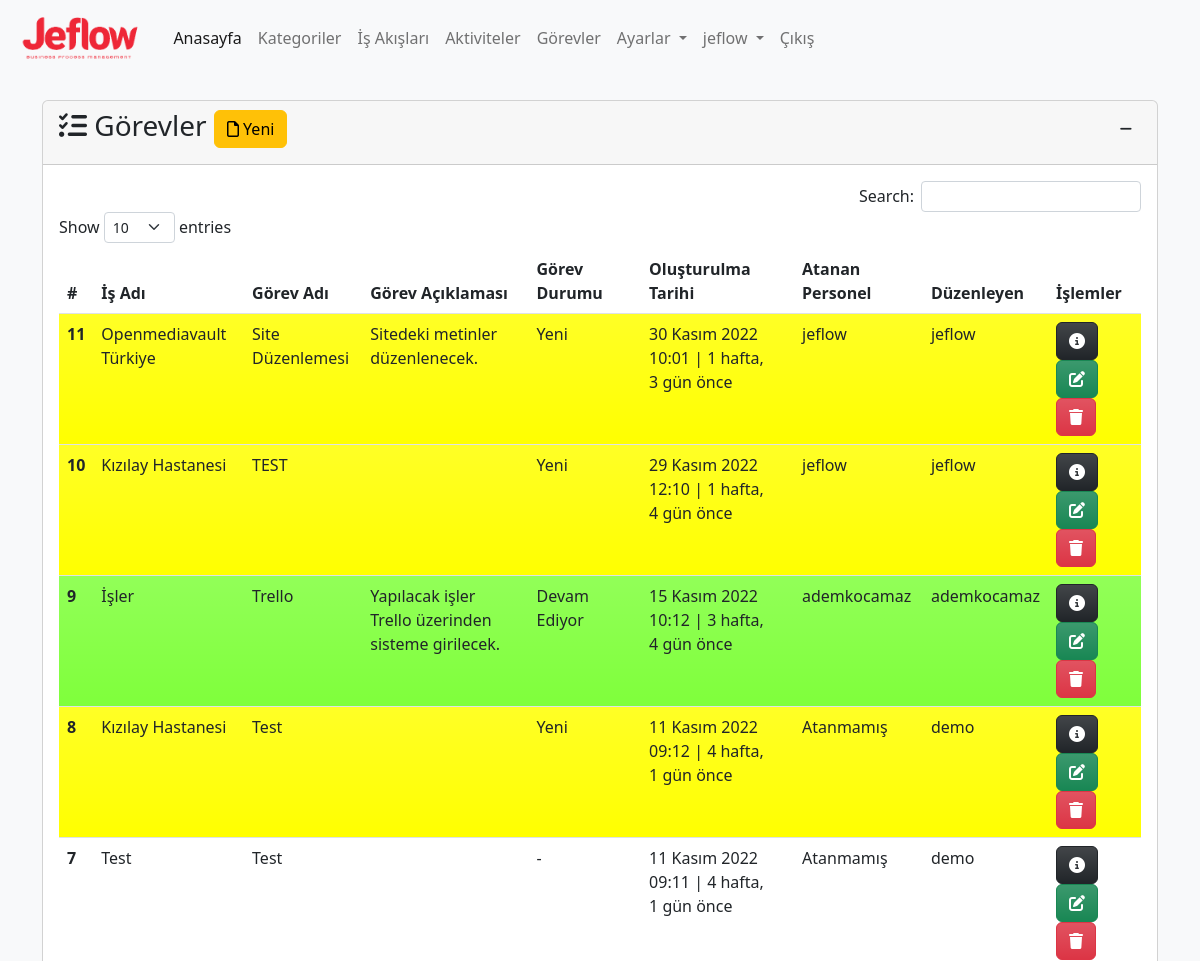
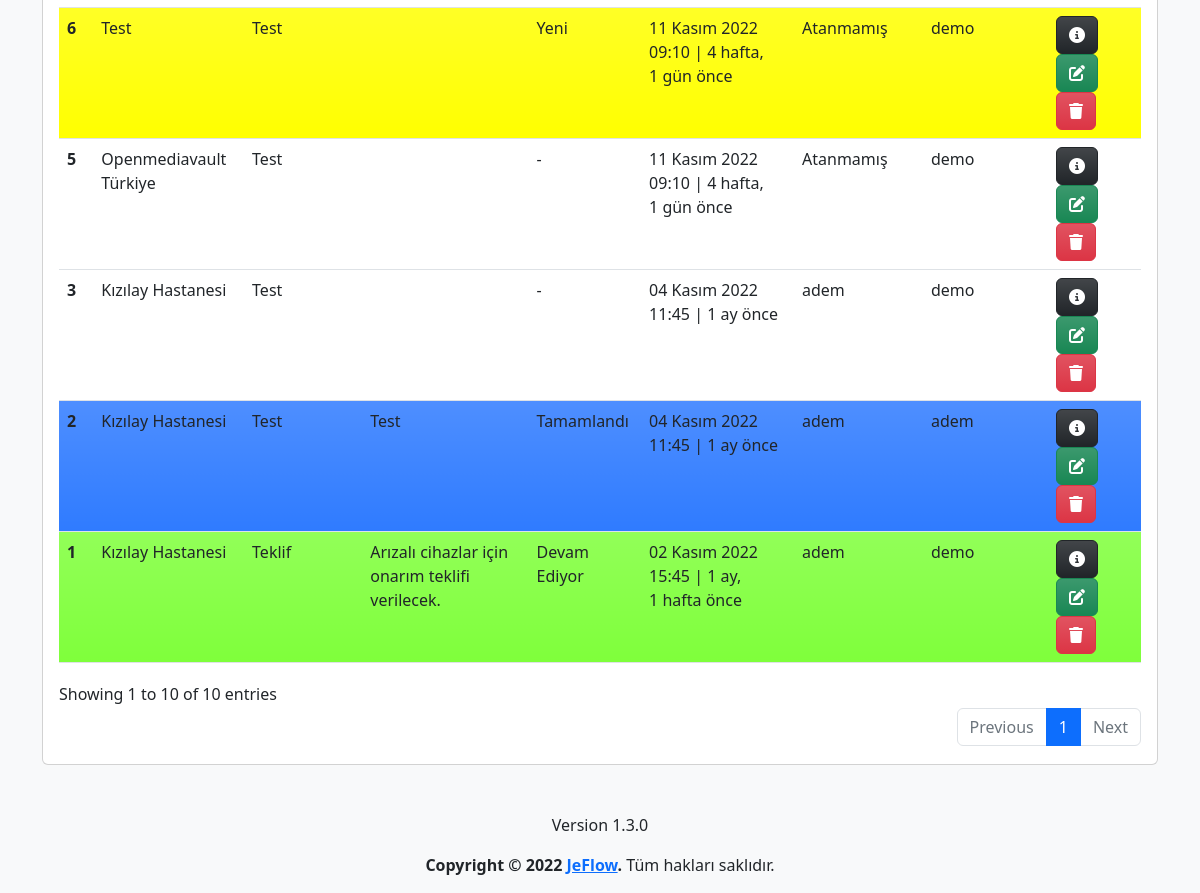
Screenshot of /task/ (signed in) with the database file from the repository (2 pictures, top to bottom).
### app/models.py (models this page shows, shortened)
class Task(models.Model):
    process=models.ForeignKey(Process,on_delete=models.CASCADE,verbose_name='İş Adı')
    name=models.CharField(max_length=500,verbose_name='Görev Adı')
    description=models.TextField(verbose_name='Görev Açıklaması', blank=True, null=True)
    state=models.ForeignKey(State, on_delete=models.SET_NULL,verbose_name='Durum', blank=True, null=True)
    assigned_user=models.ForeignKey(User,on_delete=models.SET_NULL,related_name='assigned_user',verbose_name='Atanan Personel', blank=True, null=True)
    file=models.FileField(upload_to='task_files/%Y/%m/%d/', verbose_name='Dosya', blank=True, null=True)
    created_date=models.DateTimeField(auto_now_add=True, verbose_name='Oluşturulma Tarihi')
    user=models.ForeignKey(User,on_delete=models.CASCADE,verbose_name='Kullanıcı', blank=True, null=True)
    class Meta:
        verbose_name='Görev'
        verbose_name_plural='Görevler'

class Process(models.Model):
    category=models.ForeignKey(Category,on_delete=models.CASCADE,verbose_name='Kategori')
    name=models.CharField(max_length=500,verbose_name='İş Akış Adı')
    description=models.TextField(verbose_name='İş Akış Açıklaması', blank=True, null=True)
    state=models.ForeignKey(State, on_delete=models.SET_NULL,verbose_name='Durum', blank=True, null=True)
    file=models.FileField(upload_to='process_files/%Y/%m/%d/', verbose_name='Dosya', blank=True, null=True)
    created_date=models.DateTimeField(auto_now_add=True, verbose_name='Oluşturulma Tarihi')
    user=models.ForeignKey(User,on_delete=models.CASCADE,verbose_name='Kullanıcı', blank=True, null=True)
    def __str__(self):
        return self.name # + ' - ' + self.created_date.strftime("%d.%m.%Y, %H:%M:%S")
    class Meta:
        verbose_name='İş Akışı'
        verbose_name_plural='İş Akışları'

class State(models.Model):
    name=models.CharField(max_length=100,verbose_name='Durum')
    description=models.TextField(verbose_name='Açıklama', blank=True, null=True)
    color=ColorField(default='#FFFFFF',verbose_name='Renk')
    created_date=models.DateTimeField(auto_now_add=True, verbose_name='Oluşturulma Tarihi', blank=True, null=True)
    user=models.ForeignKey(User,on_delete=models.PROTECT,verbose_name='Kullanıcı', blank=True, null=True)
    def __str__(self):
        return self.name
    class Meta:
        verbose_name='Durum'
        verbose_name_plural='Durumlar'

### app/views.py (the view, shortened to what this page needs)
# urls.py: path('task/', views.task, name='task'),
@login_required(login_url='/user/login/')
def task(request):
    state=get_object_or_404(State,name='Yeni')
    task_form=TaskForm(initial={'state':state})
    tasks = Task.objects.order_by('-created_date')
    context = {
        'task_form':task_form,
        'tasks': tasks
    }
    return render(request, 'app/task.html', context)

### app/forms.py
class TaskForm(forms.ModelForm):
    class Meta:
        model=Task
        fields=('process','name','description','assigned_user','state', 'file')

### templates/app/task.html (shortened to what this page needs)
{% extends 'layout.html' %}
{% load humanize %}
{% block content %}
{% load crispy_forms_tags %}
<div class="row mt-3">
    <div class="col-md-12">
        <div class="card">
            <div class="card-header">
                <h3 class="card-title">
                    <i class="fa-solid fa-list-check"></i>
                    Görevler
                    <button type="button" class="btn btn-warning" data-bs-toggle="modal" data-bs-target="#taskModal">
                        <i class="fa-regular fa-file"></i>
                        Yeni
                    </button>
                    <div class="float-end">
                        <button class="btn btn-sm" type="button" data-bs-toggle="collapse"
                            data-bs-target="#collapseTask" aria-expanded="false" aria-controls="collapseTask">
                            <i class="fa-solid fa-minus"></i>
                        </button>
                    </div>
                </h3>
            </div>
            <div class="collapse show" id="collapseTask">
                <div class="card-body">
                    {% if tasks %}
                    <table id="task" class="table table-hover">
                        <thead>
                            <tr>
                                <th scope="col">#</th>
                                <th scope="col">İş Adı</th>
                                <th scope="col">Görev Adı</th>
                                <th scope="col">Görev Açıklaması</th>
                                <th scope="col">Görev Durumu</th>
                                <th scope="col">Oluşturulma Tarihi</th>
                                <th scope="col">Atanan Personel</th>
                                <th scope="col">Düzenleyen</th>
                                <th scope="col">İşlemler</th>
                            </tr>
                        </thead>
                        <tbody>
                            {% for task in tasks %}
                            <tr class="bg-gradient" style="background-color: {{ task.state.color }}">
                                <th scope="row">{{ task.id }}</th>
                                <td>{{ task.process }}</td>
                                <td>{{ task.name }}</td>
                                <td>{{ task.description | safe }}</td>
                                <td>
                                    {% if task.state is not None %}
                                    {{task.state}}
                                    {% else %}
                                    -
                                    {% endif %}
                                </td>
                                <td>{{ task.created_date }} | {{ task.created_date | timesince}} önce</td>
                                <td>
                                    {% if task.assigned_user is not None%}
                                    {{ task.assigned_user }}
                                    {% else %}
                                    Atanmamış
                                    {% endif %}
                                </td>
                                <td>{{ task.user }}</td>
                                <td>
                                    <a href="{% url 'task_detail' task.id %}" class="btn btn-dark bg-gradient"
                                        data-bs-toggle="popover" data-bs-trigger="hover" data-bs-title="Detaylar"
                                        data-bs-content="Seçili satırdaki kaydın detaylarını görüntüler.">
                                        <i class="fa-solid fa-circle-info"></i>
                                    </a>
                                    <a class="btn btn-success bg-gradient" href="{% url 'task_update' task.id %}"
                                        data-bs-toggle="popover" data-bs-trigger="hover" data-bs-title="Düzenle"
                                        data-bs-content="Seçili satırdaki kaydı düzenler.">
                                        <i class="fa-solid fa-pen-to-square"></i>
                                    </a>
                                    <a class="btn btn-danger bg-gradient" href="{% url 'task_delete' task.id %}"
                                        data-bs-toggle="popover" data-bs-trigger="hover" data-bs-title="Sil"
                                        data-bs-content="Seçili satırdaki kaydı siler.">
                                        <i class="fa-solid fa-trash"></i>
                                    </a>
                                </td>
                            </tr>
                            {% endfor %}
                        </tbody>
                    </table>
                    {% else %}
                    <div class="alert alert-warning">
                        <p>Görev bulunamadı.</p>
                    </div>
                    {% endif %}
                </div>
            </div>
        </div>
    </div>
</div>
{% endblock %}

### templates/layout.html (shortened to what this page needs)
{% load static %}
<!doctype html>
<html lang="tr">
<head>
  <link href="https://cdn.jsdelivr.net/npm/bootstrap@5.2.2/dist/css/bootstrap.min.css" rel="stylesheet"
>
  <link rel="stylesheet" type="text/css" href="https://cdn.datatables.net/1.12.1/css/dataTables.bootstrap5.min.css">
  <link rel="stylesheet" type="text/css"
    href="https://cdn.datatables.net/responsive/2.3.0/css/responsive.dataTables.min.css">
  <link rel="stylesheet" type="text/css" href="https://cdn.datatables.net/buttons/2.2.3/css/buttons.bootstrap5.min.css">
  <link href="https://cdn.jsdelivr.net/npm/summernote@0.8.18/dist/summernote-lite.min.css" rel="stylesheet">
  <link href="https://cdn.jsdelivr.net/npm/select2@4.1.0-rc.0/dist/css/select2.min.css" rel="stylesheet" />
  <link rel="stylesheet" href="{% static 'css/jeflow.css' %}">
</head>
<body class="bg-light">
  <header>
    <nav class="navbar navbar-expand-lg bg-light">
      <div class="container-fluid">
        <a class="navbar-brand" href="{% url 'index' %}">
          <img class="logo" src="{% static 'img/logo-text.png' %}" alt="JeFlow">
        </a>
        <div class="collapse navbar-collapse" id="navbarNavDropdown">
          <ul class="navbar-nav">
            <li class="nav-item">
              <a class="nav-link active" aria-current="page" href="{% url 'index' %}">Anasayfa</a>
            </li>
            {% if user.is_authenticated %}
            <li class="nav-item">
              <a class="nav-link" href="{% url 'category' %}">Kategoriler</a>
            </li>
            <li class="nav-item">
              <a class="nav-link" href="{% url 'process' %}">İş Akışları</a>
            </li>
            <li class="nav-item">
              <a class="nav-link" href="{% url 'activity' %}">Aktiviteler</a>
            </li>
            <li class="nav-item">
              <a class="nav-link" href="{% url 'task' %}">Görevler</a>
            </li>
            <li class="nav-item dropdown">
              <a class="nav-link dropdown-toggle" href="{% url 'settings' %}" role="button" data-bs-toggle="dropdown"
                aria-expanded="false">
                Ayarlar
              </a>
            </li>
            <li class="nav-item dropdown">
              <a class="nav-link dropdown-toggle" href="{% url 'profile' %}" role="button" data-bs-toggle="dropdown"
                aria-expanded="false">
                {{ user }}
              </a>
            </li>
            <li class="nav-item">
              <a class="nav-link" href="javascript:{document.getElementById('logout').submit()}">Çıkış</a>
            </li>
            {% else %}
            <li class="nav-item">
              <a class="nav-link" href="{% url 'register' %}">Kayıt Ol</a>
            </li>
            {% endif %}
          </ul>
        </div>
      </div>
    </nav>
  </header>
  <main>
    <div class="container mt-4">
      {% block content %}
      {% endblock %}
    </div>
  </main>
  <footer class="mt-5">
    <div class="d-flex flex-column justify-content-center align-items-center">
      <p>{% include 'partials/_version.html' %}</p>
      <p><strong>Copyright &copy; 2022 <a href="{% url 'index' %}">JeFlow</a>.</strong> Tüm hakları saklıdır.</p>
    </div>
  </footer>
</body>
</html>

### static/css/jeflow.css (style rules this page uses)
img.logo { height: 50px; }

### rows the page displays
Task: id "11", process "Openmediavault Türkiye", name "Site Düzenlemesi", description "Sitedeki metinler düzenlenecek.", state "Yeni", created_date "30 Kasım 2022 10:01", created_date "1 hafta, 3 gün", assigned_user "jeflow", user "jeflow"
Task: id "10", process "Kızılay Hastanesi", name "TEST", state "Yeni", created_date "29 Kasım 2022 12:10", created_date "1 hafta, 4 gün", assigned_user "jeflow", user "jeflow"
Task: id "9", process "İşler", name "Trello", description "Yapılacak işler Trello üzerinden sisteme girilecek.", state "Devam Ediyor", created_date "15 Kasım 2022 10:12", created_date "3 hafta, 4 gün", assigned_user "ademkocamaz", user "ademkocamaz"
Task: id "8", process "Kızılay Hastanesi", name "Test", state "Yeni", created_date "11 Kasım 2022 09:12", created_date "4 hafta, 1 gün", shows "Atanmamış", user "demo"
Task: id "7", process "Test", name "Test", created_date "11 Kasım 2022 09:11", created_date "4 hafta, 1 gün", shows "Atanmamış", user "demo"
Task: id "6", process "Test", name "Test", state "Yeni", created_date "11 Kasım 2022 09:10", created_date "4 hafta, 1 gün", shows "Atanmamış", user "demo"
Task: id "5", process "Openmediavault Türkiye", name "Test", created_date "11 Kasım 2022 09:10", created_date "4 hafta, 1 gün", shows "Atanmamış", user "demo"
Task: id "3", process "Kızılay Hastanesi", name "Test", created_date "04 Kasım 2022 11:45", created_date "1 ay", assigned_user "adem", user "demo"
Task: id "2", process "Kızılay Hastanesi", name "Test", description "Test", state "Tamamlandı", created_date "04 Kasım 2022 11:45", created_date "1 ay", assigned_user "adem", user "adem"
Task: id "1", process "Kızılay Hastanesi", name "Teklif", description "Arızalı cihazlar için onarım teklifi verilecek.", state "Devam Ediyor", created_date "02 Kasım 2022 15:45", created_date "1 ay, 1 hafta", assigned_user "adem", user "demo"

### other values shown
{{ user }} "jeflow"
